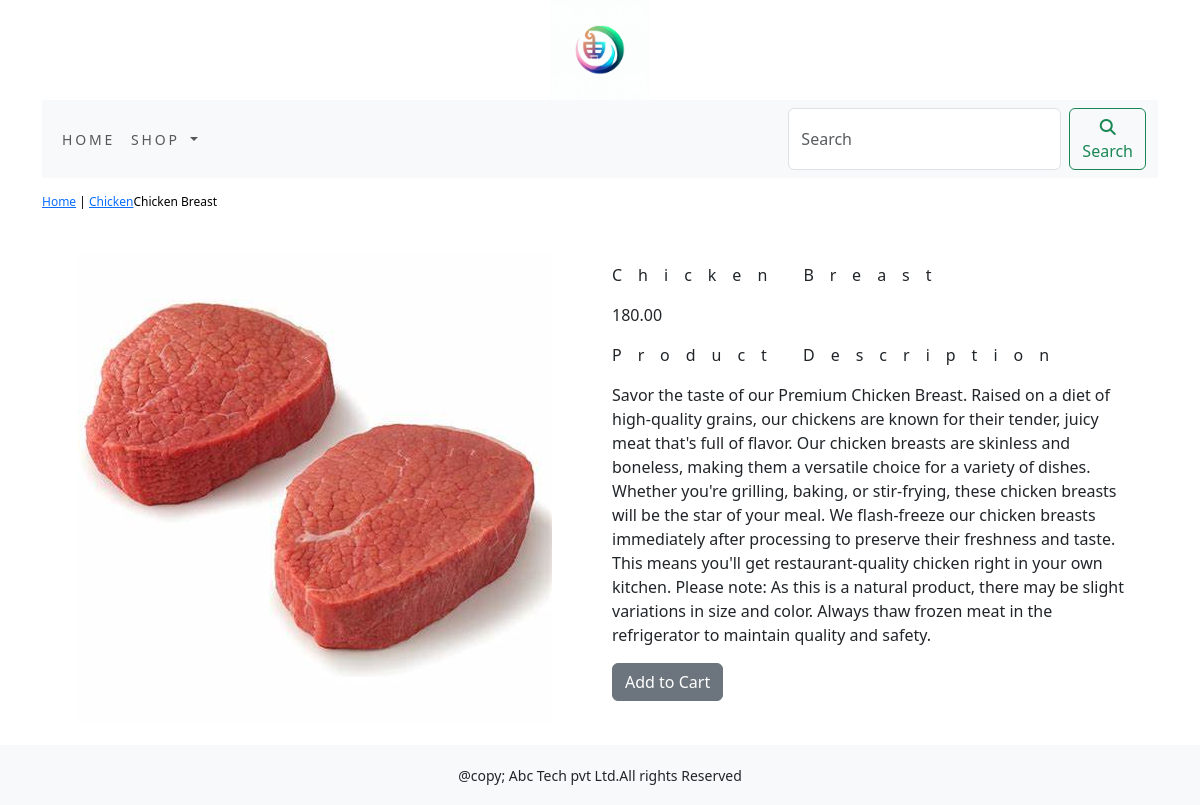
Screenshot of /shop/chicken/chicken-breast/ with the database file from the repository.
### shop/models.py (models this page shows, shortened)
class Product(models.Model):
    name = models.CharField(max_length=250, unique=True)
    slug = models.SlugField(max_length=250, unique=True)
    description = models.TextField(blank=True)
    price = models.DecimalField(max_digits=10,decimal_places=2)
    category = models.ForeignKey(Category,on_delete=models.CASCADE)
    image = models.ImageField(upload_to='product', blank=True)
    stock = models.IntegerField()
    available = models.BooleanField(default=True)
    created = models.DateTimeField(auto_now_add=True)
    updated = models.DateTimeField(auto_now=True)
    class Meta:
        ordering = ('name',)
        verbose_name = 'product'
        verbose_name_plural = 'products'

class Category(models.Model):
    name = models.CharField(max_length=250, unique=True)
    slug = models.SlugField(max_length=250, unique=True)
    description = models.TextField(blank=True)
    image = models.ImageField(upload_to='category', blank=True)
    class Meta:
        ordering = ('name',)
        verbose_name = 'category'
        verbose_name_plural = 'categories'
    def get_url(self):
        return reverse('shop:products_by_category', args=[self.slug])
    def __str__(self):
        return '{}'.format(self.name)

### shop/views.py (the view)
# urls.py: path('<slug:c_slug>/<slug:product_slug>/', views.proDetail, name="prodCatdetail"),
def proDetail(request, c_slug, product_slug):
    try:
        product = Product.objects.get(category__slug=c_slug, slug=product_slug)
    except Exception as e:
        raise e
    return render(request, 'product.html', {'product': product})

### cart/context_processors.py (called while the page is built)
def counter(request):
    item_count = 0
    if 'admin' in request.path:
        return {}
    else:
        try:
            cart = Cart.objects.filter(cart_id=_cart_id(request))
            car_items = CartItem.objects.all().filter(cart=cart[:1])
            for cart_item in car_items:
                item_count += cart_item.quantity
        except Cart.DoesNotExist:
            item_count = 0
    return dict(item_count=item_count)

### cart/views.py (called while the page is built)
def _cart_id(request):
    cart = request.session.session_key
    if not cart:
        cart = request.session.create()
    return cart

### shop/context_processors.py (called while the page is built)
def menu_links(requests):
    links = Category.objects.all()
    return dict(links=links)

### templates/product.html (shortened to what this page needs)
{% extends 'base.html' %}
{% load static %}
{% block content %}
<div class="row my_prod_row_class">
    <div class="mx_auto">
        <p><a href="{% url 'shop:allProdCat' %}">Home</a> | <a href="{{product.category.get_url}}">{{product.category}}</a>{{product.name}}</p>
    </div>
<div class="container">
<br>
<div class="row">
    <div class="col-12 col-sm-12 col-md-12 col-lg-6 text-center">
        <div style="min-width:18rem;">
            <img src="{{product.image.url}}" alt="{{product.name}}">
        </div>
    </div>
        <div class="col-12 col-sm-12 col-md-12 col-lg-6 ">
            <div>
            <h1 class="my_prod_title">{{product.name}}</h1>
            <p>{{product.price}}</p>
            <p class="my_title">Product Description</p>
            <p class="text-justify my_prod_text">{{product.description}}</p>
            {% if product.stock <= 0 %}
            <p class="text-justify my_prod_text"><b>Out of Stock</b></p>
            {% else %}
            <a class="btn btn-secondary" href="{% url 'cart:add_cart' product.id %}">Add to Cart</a>
            {% endif %}
        </div>
    </div>
</div>
</div>
</div>
{% endblock %}

### static/css/docs.css (style rules this page uses)
:root { --bs-breakpoint-xs: 0;--bs-breakpoint-sm: 576px;--bs-breakpoint-md: 768px;--bs-breakpoint-lg: 992px;--bs-breakpoint-xl: 1200px;--bs-breakpoint-xxl: 1400px }
:root,[data-bs-theme="light"] { --bd-purple: #4c0bce;--bd-violet: #712cf9;--bd-accent: #ffe484;--bd-violet-rgb: 112.520718,44.062154,249.437846;--bd-accent-rgb: 255,228,132;--bd-pink-rgb: 214,51,132;--bd-teal-rgb: 32,201,151;--bd-violet-bg: var(--bd-violet);--bd-toc-color: var(--bd-violet);--bd-sidebar-link-bg: rgba(var(--bd-violet-rgb), .1);--bd-callout-link: 10,88,202;--bd-callout-code-color: #ab296a;--bd-pre-bg: var(--bs-tertiary-bg) }
:root { --docsearch-primary-color: var(--bd-violet);--docsearch-logo-color: var(--bd-violet) }
:root,[data-bs-theme="light"] { --base02: #c8c8fa;--base03: #565c64;--base04: #666;--base05: #333;--base06: #fff;--base07: #13795b;--base08: #c6303e;--base09: #087990;--base0A: #6f42c1;--base0B: #084298;--base0C: #084298;--base0D: #6f42c1;--base0E: #ab296a;--base0F: #333 }

### static/css/custom.css (style rules this page uses)
body { font-family: 'Roboto Condensed', sans-serif; }
.my_title { font-size : 16px; text_transform : uppercase; letter-spacing : 1em; }
.my_prod_row_class { padding-top : 15px; padding-bottom : 20px; }
.my_prod_row_class .mx_auto { color : #000; font-size : 12px; text-decoration : none; }
.my_prod_title { font-size : 16px; text_transform : uppercase; letter-spacing : 1em; padding-top : 15px; padding-bottom : 10px; }
.my_prod_text { padding-right : 20px; }

### rows the page displays
Product: category "Chicken", name "Chicken Breast", image (picture), price "180.00", description "Savor the taste of our Premium Chicken Breast. Raised on a diet of high-quality grains, our chickens are known for their tender, juicy meat that's full of flavor. Our chicken breasts are skinless and boneless, making them a versatile choice for a variety of dishes. Whether you're grilling, baking, or stir-frying, these chicken breasts will be the star of your meal. We flash-freeze our chicken breasts immediately after processing to preserve their freshness and taste. This means you'll get restaurant-quality chicken right in your own kitchen. Please note: As this is a natural product, there may be slight variations in size and color. Always thaw frozen meat in the refrigerator to maintain…"
